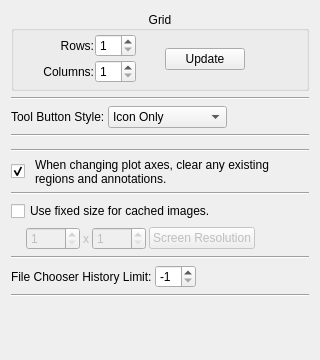
<?xml version="1.0" encoding="UTF-8"?>
<ui version="4.0">
 <class>OptionsTab</class>
 <widget class="QWidget" name="OptionsTab">
  <property name="geometry">
   <rect>
    <x>0</x>
    <y>0</y>
    <width>320</width>
    <height>360</height>
   </rect>
  </property>
  <property name="sizePolicy">
   <sizepolicy hsizetype="Maximum" vsizetype="Preferred">
    <horstretch>0</horstretch>
    <verstretch>0</verstretch>
   </sizepolicy>
  </property>
  <property name="maximumSize">
   <size>
    <width>325</width>
    <height>16777215</height>
   </size>
  </property>
  <property name="windowTitle">
   <string>PlotMS Options Tab</string>
  </property>
  <layout class="QVBoxLayout" name="verticalLayout">
   <item>
    <widget class="QGroupBox" name="gridGroupBox">
     <property name="minimumSize">
      <size>
       <width>0</width>
       <height>80</height>
      </size>
     </property>
     <property name="title">
      <string>Grid</string>
     </property>
     <property name="alignment">
      <set>Qt::AlignCenter</set>
     </property>
     <layout class="QHBoxLayout" name="horizontalLayout">
      <property name="spacing">
       <number>1</number>
      </property>
      <property name="margin">
       <number>1</number>
      </property>
      <item>
       <spacer name="horizontalSpacer_3">
        <property name="orientation">
         <enum>Qt::Horizontal</enum>
        </property>
        <property name="sizeHint" stdset="0">
         <size>
          <width>40</width>
          <height>20</height>
         </size>
        </property>
       </spacer>
      </item>
      <item>
       <layout class="QGridLayout" name="gridLayout">
        <item row="0" column="0">
         <widget class="QLabel" name="rowsLabel">
          <property name="enabled">
           <bool>true</bool>
          </property>
          <property name="text">
           <string>Rows:</string>
          </property>
          <property name="alignment">
           <set>Qt::AlignRight|Qt::AlignTrailing|Qt::AlignVCenter</set>
          </property>
         </widget>
        </item>
        <item row="0" column="1">
         <widget class="QSpinBox" name="rowSpin">
          <property name="enabled">
           <bool>true</bool>
          </property>
          <property name="toolTip">
           <string>&lt;!DOCTYPE HTML PUBLIC &quot;-//W3C//DTD HTML 4.0//EN&quot; &quot;http://www.w3.org/TR/REC-html40/strict.dtd&quot;&gt;
&lt;html&gt;&lt;head&gt;&lt;meta name=&quot;qrichtext&quot; content=&quot;1&quot; /&gt;&lt;style type=&quot;text/css&quot;&gt;
p, li { white-space: pre-wrap; }
&lt;/style&gt;&lt;/head&gt;&lt;body style=&quot; font-family:'Sans Serif'; font-size:10pt; font-weight:400; font-style:normal;&quot;&gt;
&lt;table style=&quot;-qt-table-type: root; margin-top:4px; margin-bottom:4px; margin-left:4px; margin-right:4px;&quot;&gt;
&lt;tr&gt;
&lt;td style=&quot;border: none;&quot;&gt;
&lt;p style=&quot; margin-top:0px; margin-bottom:0px; margin-left:0px; margin-right:0px; -qt-block-indent:0; text-indent:0px;&quot;&gt;&lt;span style=&quot; font-size:9pt;&quot;&gt;The number of rows of plots on each page.&lt;/span&gt;&lt;/p&gt;&lt;/td&gt;&lt;/tr&gt;&lt;/table&gt;&lt;/body&gt;&lt;/html&gt;</string>
          </property>
          <property name="minimum">
           <number>1</number>
          </property>
          <property name="maximum">
           <number>30</number>
          </property>
          <property name="value">
           <number>1</number>
          </property>
         </widget>
        </item>
        <item row="1" column="0">
         <widget class="QLabel" name="columnsLabel">
          <property name="enabled">
           <bool>true</bool>
          </property>
          <property name="text">
           <string>Columns:</string>
          </property>
          <property name="alignment">
           <set>Qt::AlignRight|Qt::AlignTrailing|Qt::AlignVCenter</set>
          </property>
         </widget>
        </item>
        <item row="1" column="1">
         <widget class="QSpinBox" name="colSpin">
          <property name="enabled">
           <bool>true</bool>
          </property>
          <property name="toolTip">
           <string>&lt;!DOCTYPE HTML PUBLIC &quot;-//W3C//DTD HTML 4.0//EN&quot; &quot;http://www.w3.org/TR/REC-html40/strict.dtd&quot;&gt;
&lt;html&gt;&lt;head&gt;&lt;meta name=&quot;qrichtext&quot; content=&quot;1&quot; /&gt;&lt;style type=&quot;text/css&quot;&gt;
p, li { white-space: pre-wrap; }
&lt;/style&gt;&lt;/head&gt;&lt;body style=&quot; font-family:'Sans Serif'; font-size:10pt; font-weight:400; font-style:normal;&quot;&gt;
&lt;table style=&quot;-qt-table-type: root; margin-top:4px; margin-bottom:4px; margin-left:4px; margin-right:4px;&quot;&gt;
&lt;tr&gt;
&lt;td style=&quot;border: none;&quot;&gt;
&lt;p style=&quot; margin-top:0px; margin-bottom:0px; margin-left:0px; margin-right:0px; -qt-block-indent:0; text-indent:0px;&quot;&gt;&lt;span style=&quot; font-size:9pt;&quot;&gt;The number of columns of plots on each page.&lt;/span&gt;&lt;/p&gt;&lt;/td&gt;&lt;/tr&gt;&lt;/table&gt;&lt;/body&gt;&lt;/html&gt;</string>
          </property>
          <property name="minimum">
           <number>1</number>
          </property>
          <property name="maximum">
           <number>30</number>
          </property>
          <property name="value">
           <number>1</number>
          </property>
         </widget>
        </item>
       </layout>
      </item>
      <item>
       <spacer name="horizontalSpacer">
        <property name="orientation">
         <enum>Qt::Horizontal</enum>
        </property>
        <property name="sizeHint" stdset="0">
         <size>
          <width>40</width>
          <height>20</height>
         </size>
        </property>
       </spacer>
      </item>
      <item>
       <widget class="QPushButton" name="updateButton">
        <property name="text">
         <string>Update</string>
        </property>
       </widget>
      </item>
      <item>
       <spacer name="horizontalSpacer_2">
        <property name="orientation">
         <enum>Qt::Horizontal</enum>
        </property>
        <property name="sizeHint" stdset="0">
         <size>
          <width>72</width>
          <height>20</height>
         </size>
        </property>
       </spacer>
      </item>
     </layout>
    </widget>
   </item>
   <item>
    <widget class="Line" name="line_6">
     <property name="orientation">
      <enum>Qt::Horizontal</enum>
     </property>
    </widget>
   </item>
   <item>
    <layout class="QHBoxLayout">
     <property name="spacing">
      <number>3</number>
     </property>
     <item>
      <widget class="QLabel" name="buttonStyleLabel">
       <property name="text">
        <string>Tool Button Style:</string>
       </property>
      </widget>
     </item>
     <item>
      <widget class="QComboBox" name="buttonStyle">
       <item>
        <property name="text">
         <string>Icon Only</string>
        </property>
       </item>
       <item>
        <property name="text">
         <string>Text Only</string>
        </property>
       </item>
       <item>
        <property name="text">
         <string>Text Beside Icon</string>
        </property>
       </item>
       <item>
        <property name="text">
         <string>Text Under Icon</string>
        </property>
       </item>
      </widget>
     </item>
     <item>
      <spacer>
       <property name="orientation">
        <enum>Qt::Horizontal</enum>
       </property>
       <property name="sizeHint" stdset="0">
        <size>
         <width>40</width>
         <height>20</height>
        </size>
       </property>
      </spacer>
     </item>
    </layout>
   </item>
   <item>
    <widget class="Line" name="line">
     <property name="orientation">
      <enum>Qt::Horizontal</enum>
     </property>
    </widget>
   </item>
   <item>
    <widget class="QFrame" name="logFrame">
     <property name="frameShape">
      <enum>QFrame::NoFrame</enum>
     </property>
     <property name="frameShadow">
      <enum>QFrame::Raised</enum>
     </property>
    </widget>
   </item>
   <item>
    <widget class="Line" name="line_2">
     <property name="orientation">
      <enum>Qt::Horizontal</enum>
     </property>
    </widget>
   </item>
   <item>
    <layout class="QHBoxLayout">
     <property name="spacing">
      <number>10</number>
     </property>
     <item>
      <widget class="QCheckBox" name="clearSelection">
       <property name="sizePolicy">
        <sizepolicy hsizetype="Fixed" vsizetype="Fixed">
         <horstretch>0</horstretch>
         <verstretch>0</verstretch>
        </sizepolicy>
       </property>
       <property name="maximumSize">
        <size>
         <width>20</width>
         <height>16777215</height>
        </size>
       </property>
       <property name="text">
        <string/>
       </property>
       <property name="checked">
        <bool>true</bool>
       </property>
      </widget>
     </item>
     <item>
      <widget class="QLabel" name="clearSelectionLabel">
       <property name="text">
        <string>When changing plot axes, clear any existing regions and annotations.</string>
       </property>
       <property name="alignment">
        <set>Qt::AlignLeading|Qt::AlignLeft|Qt::AlignVCenter</set>
       </property>
       <property name="wordWrap">
        <bool>true</bool>
       </property>
      </widget>
     </item>
    </layout>
   </item>
   <item>
    <widget class="Line" name="line_3">
     <property name="orientation">
      <enum>Qt::Horizontal</enum>
     </property>
    </widget>
   </item>
   <item>
    <widget class="QCheckBox" name="cacheSize">
     <property name="text">
      <string>Use fixed size for cached images.</string>
     </property>
    </widget>
   </item>
   <item>
    <layout class="QHBoxLayout">
     <property name="spacing">
      <number>3</number>
     </property>
     <property name="topMargin">
      <number>0</number>
     </property>
     <item>
      <spacer>
       <property name="orientation">
        <enum>Qt::Horizontal</enum>
       </property>
       <property name="sizeType">
        <enum>QSizePolicy::Fixed</enum>
       </property>
       <property name="sizeHint" stdset="0">
        <size>
         <width>15</width>
         <height>20</height>
        </size>
       </property>
      </spacer>
     </item>
     <item>
      <widget class="QSpinBox" name="cacheSizeWidth">
       <property name="enabled">
        <bool>false</bool>
       </property>
       <property name="minimum">
        <number>1</number>
       </property>
       <property name="maximum">
        <number>9999</number>
       </property>
      </widget>
     </item>
     <item>
      <widget class="QLabel" name="label">
       <property name="enabled">
        <bool>false</bool>
       </property>
       <property name="text">
        <string>x</string>
       </property>
      </widget>
     </item>
     <item>
      <widget class="QSpinBox" name="cacheSizeHeight">
       <property name="enabled">
        <bool>false</bool>
       </property>
       <property name="minimum">
        <number>1</number>
       </property>
       <property name="maximum">
        <number>9999</number>
       </property>
      </widget>
     </item>
     <item>
      <widget class="QPushButton" name="cacheSizeResolution">
       <property name="enabled">
        <bool>false</bool>
       </property>
       <property name="text">
        <string>Screen Resolution</string>
       </property>
      </widget>
     </item>
     <item>
      <spacer>
       <property name="orientation">
        <enum>Qt::Horizontal</enum>
       </property>
       <property name="sizeHint" stdset="0">
        <size>
         <width>40</width>
         <height>20</height>
        </size>
       </property>
      </spacer>
     </item>
    </layout>
   </item>
   <item>
    <widget class="Line" name="line_4">
     <property name="orientation">
      <enum>Qt::Horizontal</enum>
     </property>
    </widget>
   </item>
   <item>
    <layout class="QHBoxLayout">
     <property name="spacing">
      <number>3</number>
     </property>
     <item>
      <widget class="QLabel" name="histLimitLabel">
       <property name="text">
        <string>File Chooser History Limit:</string>
       </property>
      </widget>
     </item>
     <item>
      <widget class="QSpinBox" name="histLimitSpinner">
       <property name="minimum">
        <number>-1</number>
       </property>
       <property name="value">
        <number>-1</number>
       </property>
      </widget>
     </item>
     <item>
      <spacer>
       <property name="orientation">
        <enum>Qt::Horizontal</enum>
       </property>
       <property name="sizeHint" stdset="0">
        <size>
         <width>40</width>
         <height>20</height>
        </size>
       </property>
      </spacer>
     </item>
    </layout>
   </item>
   <item>
    <widget class="Line" name="line_5">
     <property name="orientation">
      <enum>Qt::Horizontal</enum>
     </property>
    </widget>
   </item>
   <item>
    <spacer>
     <property name="orientation">
      <enum>Qt::Vertical</enum>
     </property>
     <property name="sizeHint" stdset="0">
      <size>
       <width>20</width>
       <height>40</height>
      </size>
     </property>
    </spacer>
   </item>
  </layout>
 </widget>
 <resources/>
 <connections>
  <connection>
   <sender>cacheSize</sender>
   <signal>toggled(bool)</signal>
   <receiver>cacheSizeWidth</receiver>
   <slot>setEnabled(bool)</slot>
   <hints>
    <hint type="sourcelabel">
     <x>10</x>
     <y>136</y>
    </hint>
    <hint type="destinationlabel">
     <x>22</x>
     <y>152</y>
    </hint>
   </hints>
  </connection>
  <connection>
   <sender>cacheSize</sender>
   <signal>toggled(bool)</signal>
   <receiver>label</receiver>
   <slot>setEnabled(bool)</slot>
   <hints>
    <hint type="sourcelabel">
     <x>32</x>
     <y>136</y>
    </hint>
    <hint type="destinationlabel">
     <x>82</x>
     <y>163</y>
    </hint>
   </hints>
  </connection>
  <connection>
   <sender>cacheSize</sender>
   <signal>toggled(bool)</signal>
   <receiver>cacheSizeHeight</receiver>
   <slot>setEnabled(bool)</slot>
   <hints>
    <hint type="sourcelabel">
     <x>48</x>
     <y>130</y>
    </hint>
    <hint type="destinationlabel">
     <x>104</x>
     <y>166</y>
    </hint>
   </hints>
  </connection>
  <connection>
   <sender>cacheSize</sender>
   <signal>toggled(bool)</signal>
   <receiver>cacheSizeResolution</receiver>
   <slot>setEnabled(bool)</slot>
   <hints>
    <hint type="sourcelabel">
     <x>152</x>
     <y>133</y>
    </hint>
    <hint type="destinationlabel">
     <x>230</x>
     <y>156</y>
    </hint>
   </hints>
  </connection>
 </connections>
</ui>
